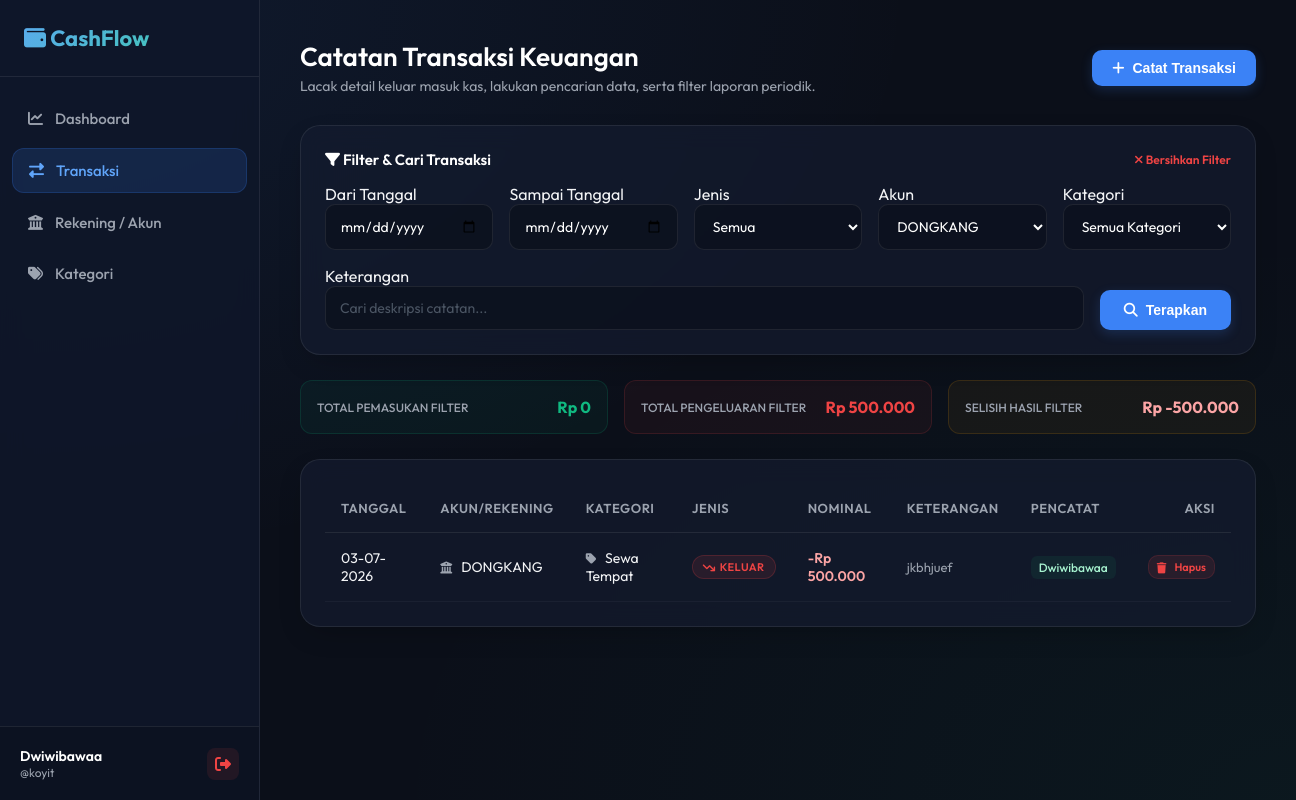
/transaksi.php?akun_id=5 (signed in), run on the app's committed database.
### tables this page shows
CREATE TABLE `transaksi` (
  `id` bigint(20) NOT NULL,
  `tanggal` date NOT NULL,
  `akun_id` bigint(20) NOT NULL,
  `kategori_id` bigint(20) NOT NULL,
  `jenis` enum('masuk','keluar') NOT NULL,
  `nominal` decimal(15,2) NOT NULL,
  `keterangan` text DEFAULT NULL,
  `user_id` bigint(20) NOT NULL,
  `created_at` timestamp NOT NULL DEFAULT current_timestamp()
);

CREATE TABLE `akun` (
  `id` bigint(20) NOT NULL,
  `nama_akun` varchar(100) NOT NULL,
  `saldo_awal` decimal(15,2) NOT NULL DEFAULT 0.00,
  `created_at` timestamp NOT NULL DEFAULT current_timestamp()
);

CREATE TABLE `kategori` (
  `id` bigint(20) NOT NULL,
  `nama_kategori` varchar(100) NOT NULL,
  `jenis` enum('masuk','keluar') NOT NULL
);

CREATE TABLE `user` (
  `id` bigint(20) NOT NULL,
  `nama` varchar(100) NOT NULL,
  `username` varchar(50) NOT NULL,
  `password` varchar(255) NOT NULL,
  `status` tinyint(1) NOT NULL DEFAULT 1,
  `created_at` timestamp NOT NULL DEFAULT current_timestamp(),
  `updated_at` timestamp NOT NULL DEFAULT current_timestamp() ON UPDATE current_timestamp()
);

### config/database.php (called while the page is built, shortened)
<?php
function formatRupiah($angka) {
    return 'Rp ' . number_format($angka, 0, ',', '.');
}

### transaksi.php (the view, shortened to what this page needs)
<?php
require_once 'includes/header.php';
$db = getDBConnection();
$accounts = $db->query("SELECT * FROM akun ORDER BY nama_akun ASC")->fetchAll();
$where = [];
$params = [];
$filter_tgl_mulai = $_GET['tgl_mulai'] ?? '';
$filter_tgl_selesai = $_GET['tgl_selesai'] ?? '';
$filter_akun_id = $_GET['akun_id'] ?? '';
$filter_search = $_GET['search'] ?? '';
if ($filter_akun_id !== '') {
    $where[] = "t.akun_id = ?";
    $params[] = (int)$filter_akun_id;
}
$where_clause = "";
if (count($where) > 0) {
    $where_clause = "WHERE " . implode(" AND ", $where);
}
$query = "
    SELECT t.id, t.tanggal, t.jenis, t.nominal, t.keterangan,
           a.nama_akun, k.nama_kategori, u.nama as nama_user
    FROM transaksi t
    JOIN akun a ON t.akun_id = a.id
    JOIN kategori k ON t.kategori_id = k.id
    JOIN user u ON t.user_id = u.id
    $where_clause
    ORDER BY t.tanggal DESC, t.id DESC
";
$stmt = $db->prepare($query);
$stmt->execute($params);
$transactions = $stmt->fetchAll();
$subset_masuk = 0;
$subset_keluar = 0;
foreach ($transactions as $t) {
    if ($t['jenis'] === 'masuk') {
        $subset_masuk += (float)$t['nominal'];
    } else {
        $subset_keluar += (float)$t['nominal'];
    }
}
$subset_selisih = $subset_masuk - $subset_keluar;
?>
<div class="page-header">
    <div>
        <h2>Catatan Transaksi Keuangan</h2>
        <p>Lacak detail keluar masuk kas, lakukan pencarian data, serta filter laporan periodik.</p>
    </div>
    <div>
        <button class="btn btn-primary" onclick="openModal('addTransaksiModal')">
            <i class="fa-solid fa-plus"></i> Catat Transaksi
        </button>
    </div>
</div>
<div class="card filter-card">
    <div class="section-title filter-title">
        <span><i class="fa-solid fa-filter"></i> Filter & Cari Transaksi</span>
        <?php if (!empty($_GET)): ?>
            <a href="transaksi.php" class="clear-filter-link"><i class="fa-solid fa-xmark"></i> Bersihkan Filter</a>
        <?php endif; ?>
    </div>
    <form method="GET" action="">
        <div class="filter-row">
            <div class="filter-group">
                <label for="tgl_mulai">Dari Tanggal</label>
                <input type="date" id="tgl_mulai" name="tgl_mulai" class="form-control" value="<?= htmlspecialchars($filter_tgl_mulai) ?>">
            </div>
            <div class="filter-group">
                <label for="tgl_selesai">Sampai Tanggal</label>
                <input type="date" id="tgl_selesai" name="tgl_selesai" class="form-control" value="<?= htmlspecialchars($filter_tgl_selesai) ?>">
            </div>
            <div class="filter-group">
                <label for="filter_jenis">Jenis</label>
                <select id="filter_jenis" name="jenis" class="form-control">
                    <option value="">Semua</option>
                </select>
            </div>
            <div class="filter-group">
                <label for="filter_akun">Akun</label>
                <select id="filter_akun" name="akun_id" class="form-control">
                    <?php foreach ($accounts as $acc): ?>
                        <option value="<?= $acc['id'] ?>" <?= $filter_akun_id == $acc['id'] ? 'selected' : '' ?>>
                            <?= htmlspecialchars($acc['nama_akun']) ?>
                        </option>
                    <?php endforeach; ?>
                </select>
            </div>
            <div class="filter-group">
                <label for="filter_kategori">Kategori</label>
                <select id="filter_kategori" name="kategori_id" class="form-control">
                    <option value="">Semua Kategori</option>
                </select>
            </div>
            <div class="filter-group filter-search-group">
                <label for="search">Keterangan</label>
                <input type="text" id="search" name="search" class="form-control" placeholder="Cari deskripsi catatan..." value="<?= htmlspecialchars($filter_search) ?>">
            </div>
            <div>
                <button type="submit" class="btn btn-primary btn-filter-submit">
                    <i class="fa-solid fa-magnifying-glass"></i> Terapkan
                </button>
            </div>
        </div>
    </form>
</div>
<div class="filter-strip">
    <div class="filter-strip-card masuk">
        <span class="filter-strip-label">Total Pemasukan Filter</span>
        <span class="filter-strip-value text-success"><?= formatRupiah($subset_masuk) ?></span>
    </div>
    <div class="filter-strip-card keluar">
        <span class="filter-strip-label">Total Pengeluaran Filter</span>
        <span class="filter-strip-value text-danger"><?= formatRupiah($subset_keluar) ?></span>
    </div>
    <div class="filter-strip-card selisih">
        <span class="filter-strip-label">Selisih Hasil Filter</span>
        <span class="filter-strip-value <?= $subset_selisih >= 0 ? 'text-success' : 'text-danger-light' ?>"><?= ($subset_selisih >= 0 ? '+' : '') . formatRupiah($subset_selisih) ?></span>
    </div>
</div>
<div class="card">
    <div class="table-responsive">
        <table class="table">
            <thead>
                <tr>
                    <th>Tanggal</th>
                    <th>Akun/Rekening</th>
                    <th>Kategori</th>
                    <th>Jenis</th>
                    <th>Nominal</th>
                    <th>Keterangan</th>
                    <th>Pencatat</th>
                    <th class="text-right">Aksi</th>
                </tr>
            </thead>
            <tbody>
                <?php foreach ($transactions as $trans): ?>
                    <tr>
                        <td><?= date('d-m-Y', strtotime($trans['tanggal'])) ?></td>
                        <td>
                            <i class="fa-solid fa-university text-muted icon-spaced"></i>
                            <?= htmlspecialchars($trans['nama_akun']) ?>
                        </td>
                        <td>
                            <i class="fa-solid fa-tag text-muted icon-spaced"></i>
                            <?= htmlspecialchars($trans['nama_kategori']) ?>
                        </td>
                        <td>
                            <?php if ($trans['jenis'] === 'masuk'): ?>
                                <span class="badge badge-success"><i class="fa-solid fa-arrow-trend-up icon-badge"></i> Masuk</span>
                            <?php else: ?>
                                <span class="badge badge-danger"><i class="fa-solid fa-arrow-trend-down icon-badge"></i> Keluar</span>
                            <?php endif; ?>
                        </td>
                        <td class="font-semibold <?= $trans['jenis'] === 'masuk' ? 'text-success' : 'text-danger-light' ?>">
                            <?= ($trans['jenis'] === 'masuk' ? '+' : '-') . formatRupiah($trans['nominal']) ?>
                        </td>
                        <td><span class="transaction-desc"><?= htmlspecialchars($trans['keterangan'] ?: '-') ?></span></td>
                        <td>
                            <span class="transaction-user-badge">
                                <?= htmlspecialchars($trans['nama_user']) ?>
                            </span>
                        </td>
                        <td class="text-right">
                            <a href="transaksi_aksi.php?delete=<?= $trans['id']; ?>"
                               class="btn btn-danger btn-secondary-xs"
                               onclick="return confirm('Apakah Anda yakin ingin menghapus catatan transaksi ini?')">
                                <i class="fa-solid fa-trash"></i> Hapus
                            </a>
                        </td>
                    </tr>
                <?php endforeach; ?>
            </tbody>
        </table>
    </div>
</div>
<?php
require_once 'includes/footer.php';
?>

### data on the page
transaksi: tanggal "03-07-2026", akun.nama_akun "DONGKANG", kategori.nama_kategori "Sewa Tempat", jenis "keluar" (drawn), nominal "Rp 500.000", keterangan "jkbhjuef", user.nama "Dwiwibawaa"

### other printed values
$currentUser['nama'] "Dwiwibawaa"
$currentUser['username'] "koyit"
formatRupiah($subset_masuk) "Rp 0"
formatRupiah($subset_keluar) "Rp 500.000"
formatRupiah($subset_selisih) "Rp -500.000"
form field akun_id "DONGKANG"
